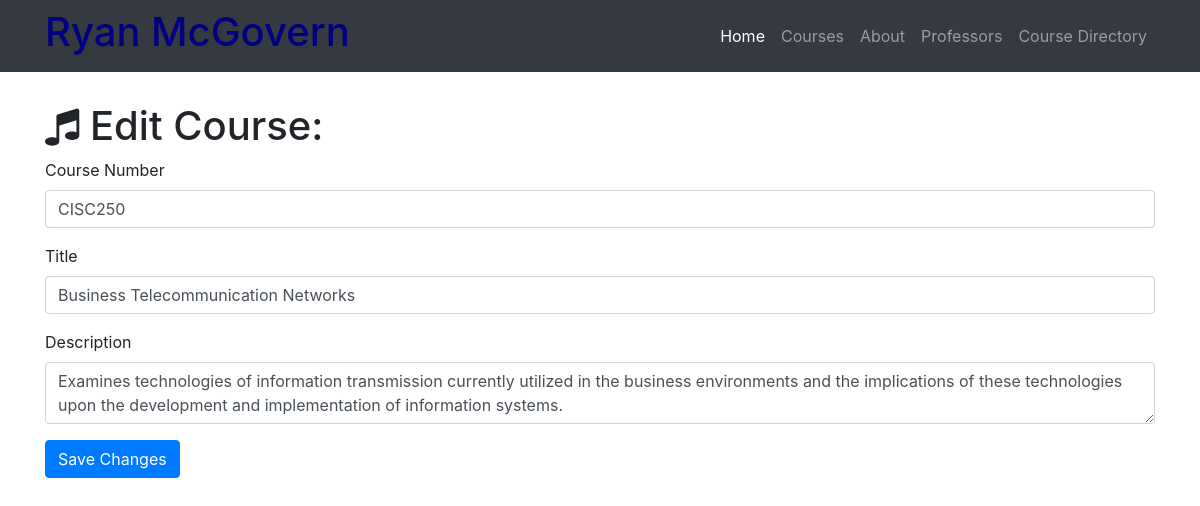
The app's page /courses-directory/edit/2 with its own data.
### my_resume.py (models this page shows)
class Course(db.Model):
    __tablename__ = 'courses'
    id = db.Column(db.Integer, primary_key=True)
    course_number = db.Column(db.Integer)
    title = db.Column(db.String(256))
    description = db.Column(db.Text)
    professor_id = db.Column(db.Integer, db.ForeignKey('professors.id'))

### my_resume.py (the view, shortened to what this page needs)
@app.route('/courses-directory/edit/<int:id>', methods=['GET', 'POST'])
def edit_course(id):
    course = Course.query.filter_by(id=id).first()
    if request.method == 'GET':
        return render_template('course-edit.html', course=course)

### templates/course-edit.html (shortened to what this page needs)
{% extends "home-base.html"%}
{% block page_content%}
  <div class="container">
    <h1 class="mt-5"><i class="fa fa-music" aria-hidden="true"></i> Edit Course:</h1>
    <form action="/courses-directory/edit/{{course.id}}" method="post">
      <div class="form-group">
        <label>Course Number</label>
        <input class="form-control" type="text" name="course number" value="{{course.course_number}}" required="true">
      </div>
     <div class="form-group">
     <label>Title</label>
     <input class="form-control" type="text" name="title" value="{{course.title}}" required="true">
     </div>
      <div class="form-group">
        <label>Description</label>
        <textarea class="form-control" name="description" required="true">{{course.description}}</textarea>
      </div>
      <button type="submit" class="btn btn-primary">Save Changes</button>
    </form>
  </div>
{% endblock%}

### static/css/my-resume.css (style rules this page uses)
body { padding-top: 54px; }

### records on screen
Course: course_number "CISC250", title "Business Telecommunication Networks", description "Examines technologies of information transmission currently utilized in the business environments and the implications of these technologies upon the development and implementation of information systems."
